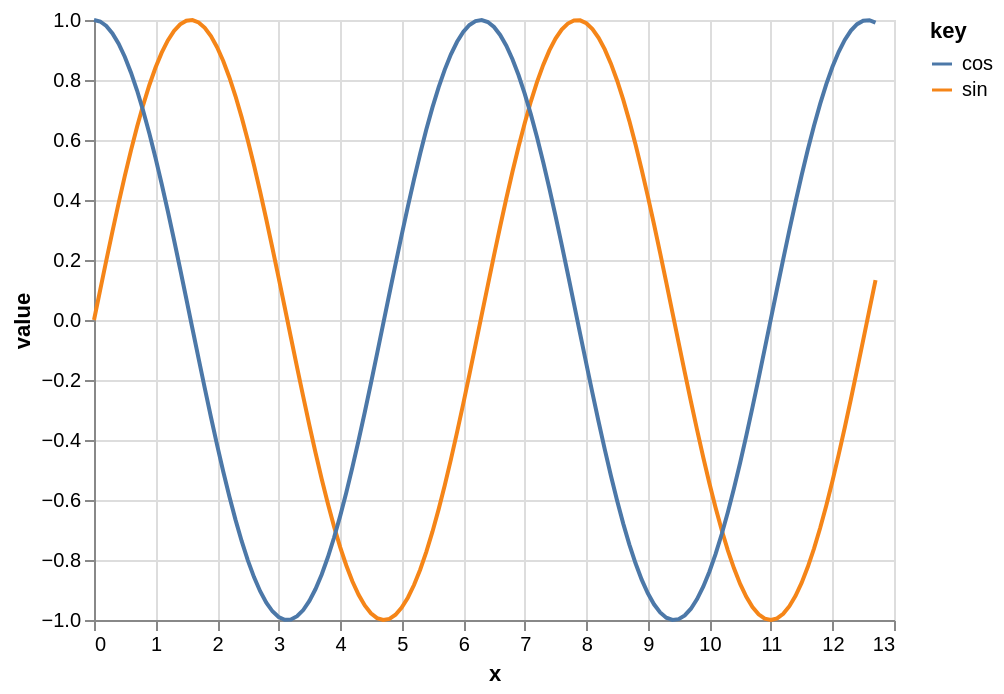

Express this chart as Vega-Lite.
### Vega specification from a JSON file in a GitHub repository (floating-point values rounded to 4 significant figures)
{"$schema": "https://vega.github.io/schema/vega/v5.json", "background": "white", "padding": 5, "width": 400, "height": 300, "style": "cell", "data": [{"name": "source_0", "transform": [{"type": "sequence", "start": 0, "stop": 12.71, "step": 0.1, "as": "x"}, {"type": "formula", "expr": "sin(datum.x)", "as": "sin"}, {"type": "formula", "expr": "cos(datum.x)", "as": "cos"}, {"type": "fold", "fields": ["sin", "cos"], "as": ["key", "value"]}]}], "marks": [{"name": "pathgroup", "type": "group", "from": {"facet": {"name": "faceted_path_main", "data": "source_0", "groupby": ["key"]}}, "encode": {"update": {"width": {"field": {"group": "width"}}, "height": {"field": {"group": "height"}}}}, "marks": [{"name": "marks", "type": "line", "style": ["line"], "sort": {"field": "datum[\"x\"]"}, "from": {"data": "faceted_path_main"}, "encode": {"update": {"stroke": {"scale": "color", "field": "key"}, "description": {"signal": "\"x: \" + (format(datum[\"x\"], \"\")) + \"; value: \" + (format(datum[\"value\"], \"\")) + \"; key: \" + (isValid(datum[\"key\"]) ? datum[\"key\"] : \"\"+datum[\"key\"])"}, "x": {"scale": "x", "field": "x"}, "y": {"scale": "y", "field": "value"}, "defined": {"signal": "isValid(datum[\"x\"]) && isFinite(+datum[\"x\"]) && isValid(datum[\"value\"]) && isFinite(+datum[\"value\"])"}}}}]}], "scales": [{"name": "x", "type": "linear", "domain": {"data": "source_0", "field": "x"}, "range": [0, {"signal": "width"}], "nice": true, "zero": false}, {"name": "y", "type": "linear", "domain": {"data": "source_0", "field": "value"}, "range": [{"signal": "height"}, 0], "nice": true, "zero": true}, {"name": "color", "type": "ordinal", "domain": {"data": "source_0", "field": "key", "sort": true}, "range": "category"}], "axes": [{"scale": "x", "orient": "bottom", "gridScale": "y", "grid": true, "tickCount": {"signal": "ceil(width/40)"}, "domain": false, "labels": false, "aria": false, "maxExtent": 0, "minExtent": 0, "ticks": false, "zindex": 0}, {"scale": "y", "orient": "left", "gridScale": "x", "grid": true, "tickCount": {"signal": "ceil(height/40)"}, "domain": false, "labels": false, "aria": false, "maxExtent": 0, "minExtent": 0, "ticks": false, "zindex": 0}, {"scale": "x", "orient": "bottom", "grid": false, "title": "x", "labelFlush": true, "labelOverlap": true, "tickCount": {"signal": "ceil(width/40)"}, "zindex": 0}, {"scale": "y", "orient": "left", "grid": false, "title": "value", "labelOverlap": true, "tickCount": {"signal": "ceil(height/40)"}, "zindex": 0}], "legends": [{"stroke": "color", "symbolType": "stroke", "title": "key"}]}
